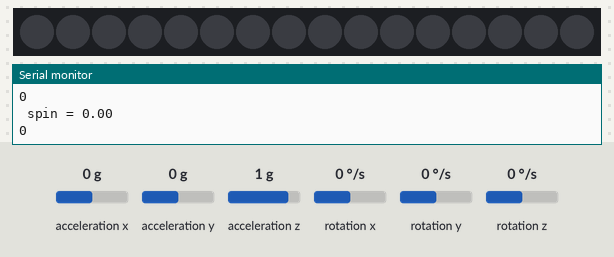
A sketch run on a simulated Arduino Uno, built with avr-gcc and run on an emulated ATmega328P. On the bench: 16 RGB LEDs in strip order, left to right, the last lines printed to the serial monitor. The inputs (shaded band) are chosen by the test bench; at power-on: rotation x 0 °/s, acceleration x 0 g, acceleration y 0 g, acceleration z 1 g, rotation y 0 °/s, rotation z 0 °/s. The strip is taken to match the declared colour order.

Above: at 1.2 s.
1.3 s: rotation x set to -192 °/s
At 2.5 s:
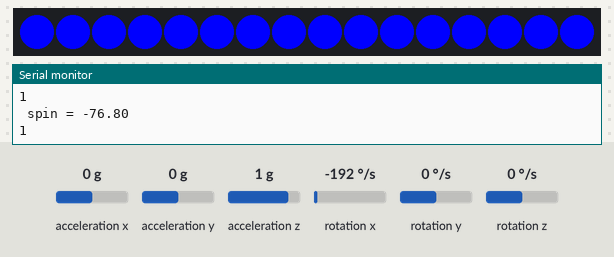
2.8 s: rotation x set to 100 °/s
At 4.0 s:
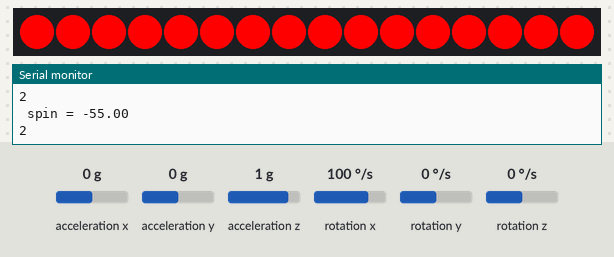
4.3 s: rotation x set to -100 °/s
At 5.5 s:
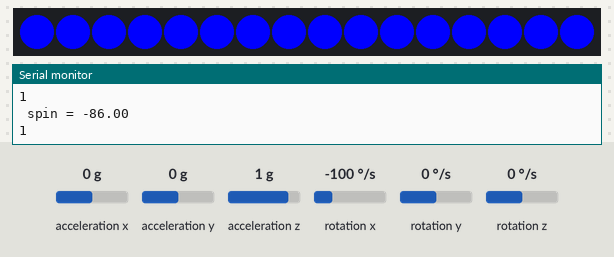
5.8 s: rotation x set to 0 °/s
At 6.9 s:
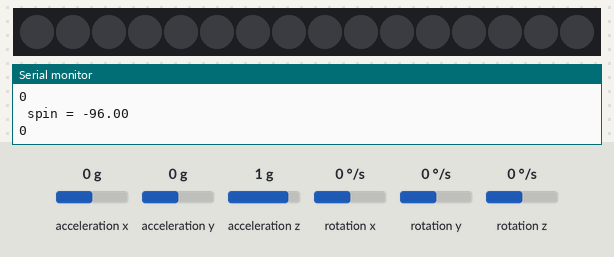
Timing chart, 0 to 8.3 s (numbered marks = the images above; inputs shaded):
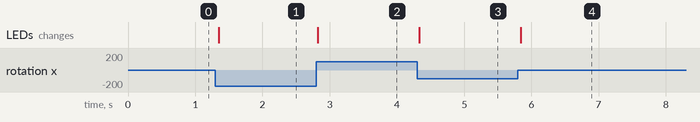

The sketch:

mission4-2019-group1.ino
```cpp
#include <Wire.h>
#include <MPU6050.h>
#include <Adafruit_NeoPixel.h>

#define PIN A0
#define NUMPIXELS 16

MPU6050 mpu;

// Timers
unsigned long timer = 0;
float timeStep = 0.01;

// Spin
float roll = 0;
float lastRoll=0;

Adafruit_NeoPixel pixels = Adafruit_NeoPixel(NUMPIXELS, PIN, NEO_RGB + NEO_KHZ800);

void setup()
{
  Serial.begin(115200);

  // Initialize MPU6050
  while(!mpu.begin(MPU6050_SCALE_2000DPS, MPU6050_RANGE_2G))
  {
    Serial.println("Could not find a valid MPU6050 sensor, check wiring!");
    delay(500);
  }

  pixels.begin ();

  // Calibrate gyroscope. The calibration must be at rest.
  // If you don't want calibrate, comment this line.
  mpu.calibrateGyro();

  // Set threshold sensivty. Default 3.
  // If you don't want use threshold, comment this line or set 0.
  mpu.setThreshold(3);
}

void loop()
{
  timer = millis();

  // Read normalized values
  Vector norm = mpu.readNormalizeGyro();

  // Calculate Roll
  roll = roll + norm.XAxis * timeStep;

  Serial.print(" spin = ");
  Serial.println(roll);


  if(roll==lastRoll){
    Serial.println("0");
    light(4,0,0,0);
  }else if(roll<lastRoll){
    Serial.println("1");
    light(4,0,0,255);
  }else if(roll>lastRoll){
    Serial.println("2");
    light(4,0,255,0);
  }


  lastRoll=roll;
  // Wait to full timeStep period
  //delay((timeStep*1000) - (millis() - timer));
  delay(10);
}
```

light.ino
```cpp
int light(byte n, byte g, byte r, byte b){
  if(n>NUMPIXELS/4 || n<=0){
    return 1;
  }
  pixels.clear();
  int num=map(n,1,4,4,1);
  for(int j =0; j<NUMPIXELS/4-(num-1); j++){
    for(int i=j;i<NUMPIXELS;i+=4){
      pixels.setPixelColor(i, pixels.Color(r,g,b));
      delay(1);
    }
  }
  pixels.show();
  return 0;
}
```

Measured:
- after the input at 1.3 s, the LEDs: change after 0.05 s (image 1)
- after the input at 2.8 s, the LEDs: change at once (image 2)
- after the input at 4.3 s, the LEDs: change at once (image 3)
- after the input at 5.8 s, the LEDs: change at once (image 4)
